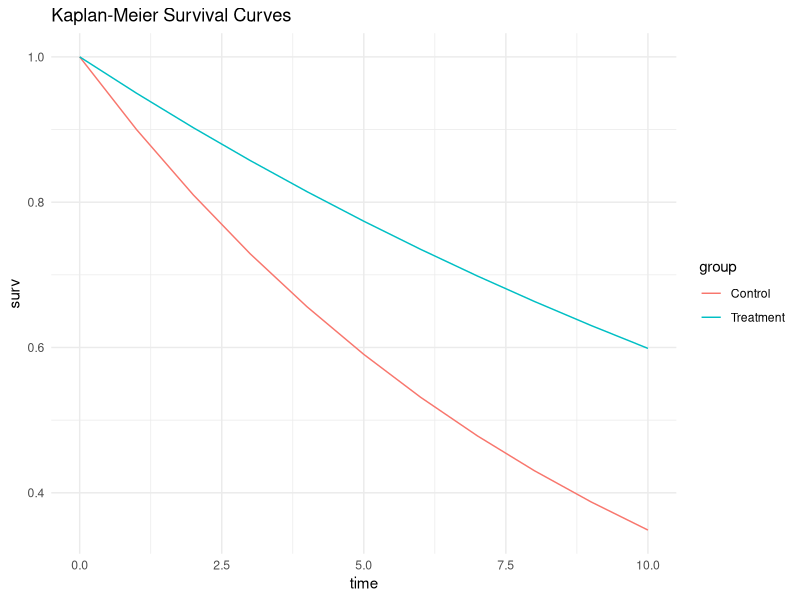

This chart was generated by the following R code:
## ---- chunk 1
#| label: fig-survival
#| fig-cap: "Survival analysis comparing treatment groups"

library(survival)
library(ggplot2)

survival_data <- readr::read_csv("data/raw/clinical/survival_data.csv")

# Analysis code here
ggplot(survival_data, aes(x = time, y = surv, color = group)) +
  geom_line() +
  theme_minimal() +
  labs(title = "Kaplan-Meier Survival Curves")
